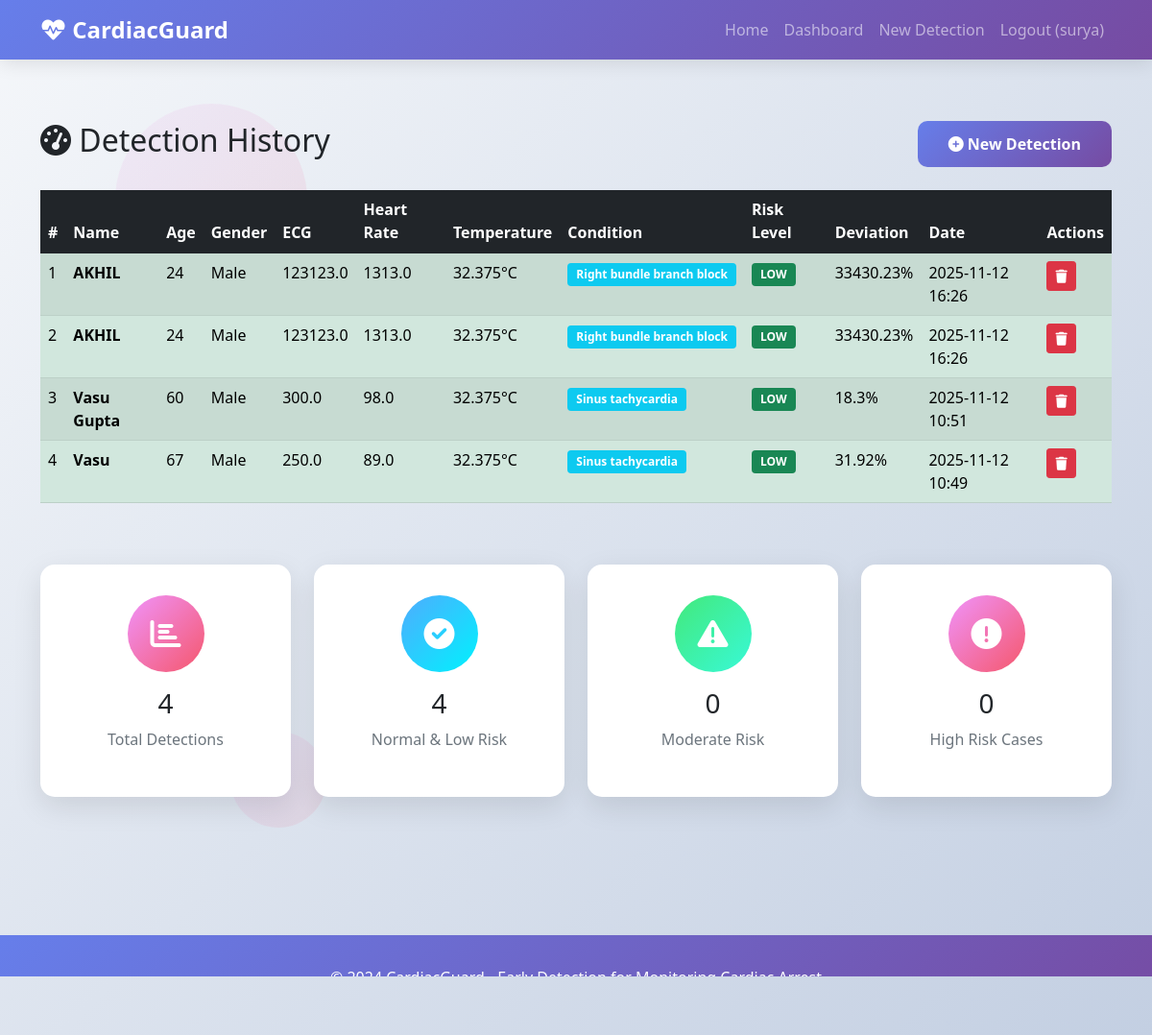
/dashboard (signed in), run on the app's committed database.
### tables this page shows
CREATE TABLE detections
                 (id INTEGER PRIMARY KEY AUTOINCREMENT,
                  user_id INTEGER,
                  name TEXT,
                  age INTEGER,
                  gender TEXT,
                  height REAL,
                  weight REAL,
                  ecg REAL,
                  heart_rate REAL,
                  temperature REAL,
                  history TEXT,
                  prediction_result INTEGER,
                  risk_level TEXT,
                  deviation_percentage REAL,
                  condition TEXT,
                  created_at TIMESTAMP DEFAULT CURRENT_TIMESTAMP,
                  FOREIGN KEY (user_id) REFERENCES users (id));

### app.py (the view)
@app.route('/dashboard')
def dashboard():
    if 'user_id' not in session:
        return redirect(url_for('login'))
    conn = get_db_connection()
    detections = conn.execute('''
        SELECT * FROM detections
        WHERE user_id = ?
        ORDER BY created_at DESC
    ''', (session['user_id'],)).fetchall()
    conn.close()
    return render_template('dashboard.html', detections=detections)

### app.py (called while the page is built)
def get_db_connection():
    conn = sqlite3.connect('cardiac.db')
    conn.row_factory = sqlite3.Row
    return conn

### templates/dashboard.html (shortened to what this page needs)
{% extends "base.html" %}
{% block content %}
<div class="container py-5">
    <div class="row">
        <div class="col-12">
            <div class="d-flex justify-content-between align-items-center mb-4">
                <h2><i class="fas fa-tachometer-alt"></i> Detection History</h2>
                <a href="{{ url_for('input_form') }}" class="btn btn-primary">
                    <i class="fas fa-plus-circle"></i> New Detection
                </a>
            </div>
            {% if detections %}
            <div class="table-responsive">
                <table class="table table-hover table-striped" id="detectionsTable">
                    <thead class="table-dark">
                        <tr>
                            <th>#</th>
                            <th>Name</th>
                            <th>Age</th>
                            <th>Gender</th>
                            <th>ECG</th>
                            <th>Heart Rate</th>
                            <th>Temperature</th>
                            <th>Condition</th>
                            <th>Risk Level</th>
                            <th>Deviation</th>
                            <th>Date</th>
                            <th>Actions</th>
                        </tr>
                    </thead>
                    <tbody>
                        {% for detection in detections %}
                        <tr class="{% if detection.risk_level == 'HIGH' %}table-danger{% elif detection.risk_level == 'MODERATE' %}table-warning{% else %}table-success{% endif %}">
                            <td>{{ loop.index }}</td>
                            <td><strong>{{ detection.name }}</strong></td>
                            <td>{{ detection.age }}</td>
                            <td>{{ "Female" if detection.gender == "1" else "Male" }}</td>
                            <td>{{ detection.ecg }}</td>
                            <td>{{ detection.heart_rate }}</td>
                            <td>{{ detection.temperature }}°C</td>
                            <td>
                                <span class="badge bg-info">{{ detection.condition }}</span>
                            </td>
                            <td>
                                <span class="badge {% if detection.risk_level == 'HIGH' %}bg-danger{% elif detection.risk_level == 'MODERATE' %}bg-warning{% else %}bg-success{% endif %}">
                                    {{ detection.risk_level }}
                                </span>
                            </td>
                            <td>{{ detection.deviation_percentage }}%</td>
                            <td>{{ detection.created_at[:16] }}</td>
                            <td>
                                <a href="{{ url_for('delete_detection', detection_id=detection.id) }}"
                                   class="btn btn-sm btn-danger"
                                   onclick="return confirm('Are you sure you want to delete this detection?')">
                                    <i class="fas fa-trash"></i>
                                </a>
                            </td>
                        </tr>
                        {% endfor %}
                    </tbody>
                </table>
            </div>
<div class="row mt-5">
    <div class="col-md-3">
        <div class="dashboard-card text-center">
            <div class="feature-icon mx-auto mb-3">
                <i class="fas fa-chart-bar"></i>
            </div>
            <h3>{{ detections|length }}</h3>
            <p class="text-muted">Total Detections</p>
        </div>
    </div>
    <div class="col-md-3">
        <div class="dashboard-card text-center">
            <div class="feature-icon mx-auto mb-3" style="background: var(--success-gradient);">
                <i class="fas fa-check-circle"></i>
            </div>
            <h3>{{ (detections|selectattr('risk_level', 'equalto', 'Normal')|list|length) + (detections|selectattr('risk_level', 'equalto', 'LOW')|list|length) }}</h3>
            <p class="text-muted">Normal & Low Risk</p>
        </div>
    </div>
    <div class="col-md-3">
        <div class="dashboard-card text-center">
            <div class="feature-icon mx-auto mb-3" style="background: var(--warning-gradient);">
                <i class="fas fa-exclamation-triangle"></i>
            </div>
            <h3>{{ detections|selectattr('risk_level', 'equalto', 'Moderate')|list|length }}</h3>
            <p class="text-muted">Moderate Risk</p>
        </div>
    </div>
    <div class="col-md-3">
        <div class="dashboard-card text-center">
            <div class="feature-icon mx-auto mb-3" style="background: var(--secondary-gradient);">
                <i class="fas fa-exclamation-circle"></i>
            </div>
            <h3>{{ detections|selectattr('risk_level', 'equalto', 'High')|list|length }}</h3>
            <p class="text-muted">High Risk Cases</p>
        </div>
    </div>
</div>
            {% endif %}
        </div>
    </div>
</div>
{% endblock %}

### static/css/style.css (style rules this page uses)
:root { --primary-gradient: linear-gradient(135deg, #667eea 0%, #764ba2 100%); --secondary-gradient: linear-gradient(135deg, #f093fb 0%, #f5576c 100%); --success-gradient: linear-gradient(135deg, #4facfe 0%, #00f2fe 100%); --warning-gradient: linear-gradient(135deg, #43e97b 0%, #38f9d7 100%); }
body { font-family: 'Segoe UI', Tahoma, Geneva, Verdana, sans-serif; background: linear-gradient(135deg, #f5f7fa 0%, #c3cfe2 100%); min-height: 100vh; position: relative; overflow-x: hidden; }
.feature-icon { width: 80px; height: 80px; margin: 0 auto 1.5rem; background: var(--secondary-gradient); border-radius: 50%; display: flex; align-items: center; justify-content: center; font-size: 2rem; color: white; }
.btn-primary { background: var(--primary-gradient); border: none; border-radius: 10px; padding: 0.75rem 2rem; font-weight: 600; transition: all 0.3s ease; }
.dashboard-card { background: white; border-radius: 15px; box-shadow: 0 10px 30px rgba(0,0,0,0.1); padding: 2rem; margin-bottom: 2rem; transition: transform 0.3s ease; }
.badge { font-size: 0.75em; padding: 0.5em 0.75em; }

### data on the page
detections: name "AKHIL", age "24", gender "Male", ecg "123123.0", heart_rate "1313.0", temperature "32.375", condition "Right bundle branch block", risk_level "LOW", deviation_percentage "33430.23", created_at "2025-11-12 16:26"
detections: name "AKHIL", age "24", gender "Male", ecg "123123.0", heart_rate "1313.0", temperature "32.375", condition "Right bundle branch block", risk_level "LOW", deviation_percentage "33430.23", created_at "2025-11-12 16:26"
detections: name "Vasu Gupta", age "60", gender "Male", ecg "300.0", heart_rate "98.0", temperature "32.375", condition "Sinus tachycardia", risk_level "LOW", deviation_percentage "18.3", created_at "2025-11-12 10:51"
detections: name "Vasu", age "67", gender "Male", ecg "250.0", heart_rate "89.0", temperature "32.375", condition "Sinus tachycardia", risk_level "LOW", deviation_percentage "31.92", created_at "2025-11-12 10:49"

### other printed values
{{ session.username }} "surya"
{{ detections|length }} "4"
{{ detections|selectattr('risk_level', 'equalto', 'Moderate')|list|length }} "0"
{{ detections|selectattr('risk_level', 'equalto', 'High')|list|length }} "0"
